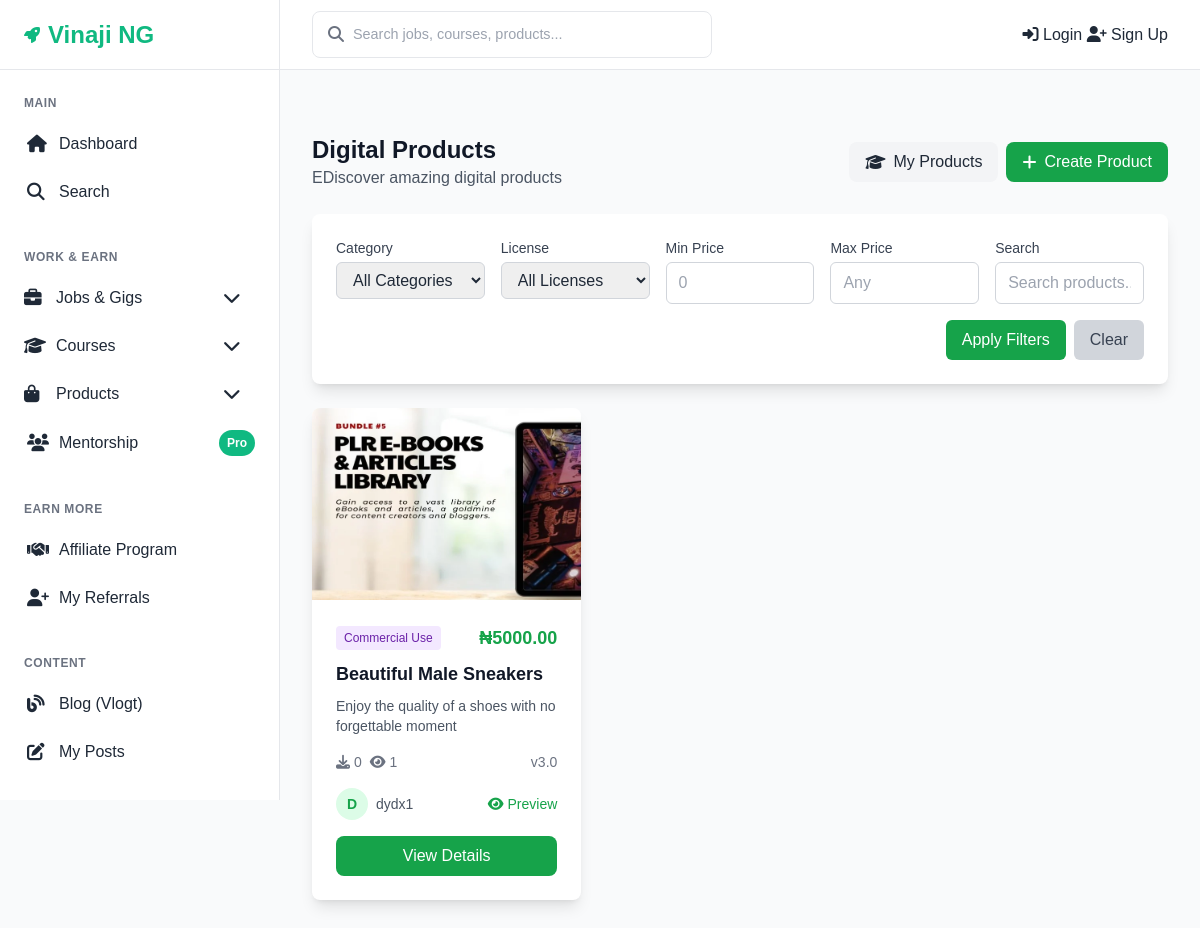
Screenshot of /products/ with the database file from the repository.
### products/models.py (models this page shows, shortened)
class Product(models.Model):
    LICENSE_TYPES = [
        ('personal', 'Personal Use'),
        ('commercial', 'Commercial Use'),
        ('enterprise', 'Enterprise'),
    ]
    STATUS_CHOICES = [
        ('draft', 'Draft'),
        ('pending', 'Pending Approval'),
        ('approved', 'Approved'),
        ('rejected', 'Rejected'),
    ]
    title = models.CharField(max_length=200)
    description = models.TextField()
    seller = models.ForeignKey(settings.AUTH_USER_MODEL, on_delete=models.CASCADE, related_name='products')
    license_type = models.CharField(max_length=20, choices=LICENSE_TYPES, default='personal')
    version = models.CharField(max_length=20, default='1.0')
    price = models.DecimalField(max_digits=10, decimal_places=2)
    category = models.ForeignKey(
        Category,
        on_delete=models.CASCADE,
        related_name='products',
        limit_choices_to={'category_type': 'product'}
    )
    thumbnail = models.ImageField(upload_to='product_thumbnails/', blank=True, null=True)
    gallery_images = models.ManyToManyField('ProductImage', blank=True)
    product_file = models.FileField(
        upload_to='product_files/',
        validators=[FileExtensionValidator(allowed_extensions=['zip', 'pdf', 'doc', 'docx'])]
    )
    sample_file = models.FileField(
        upload_to='sample_files/',
        blank=True,
        null=True,
        validators=[FileExtensionValidator(allowed_extensions=['pdf', 'jpg', 'png'])]
    )
    features = models.TextField(blank=True, help_text="List of features (one per line)")
    tags = models.CharField(max_length=500, blank=True, help_text="Comma-separated tags")
    status = models.CharField(max_length=20, choices=STATUS_CHOICES, default='draft')
    rejection_reason = models.TextField(blank=True)
    views_count = models.PositiveIntegerField(default=0)
    download_count = models.PositiveIntegerField(default=0)
    created_at = models.DateTimeField(auto_now_add=True)
    updated_at = models.DateTimeField(auto_now=True)
    class Meta:
        ordering = ['-created_at']

### accounts/models.py (models this page shows, shortened)
class User(AbstractUser):
    SUBSCRIPTION_CHOICES = [
        ('starter', 'Starter'),
        ('pro', 'Pro'),
        ('mentorship', 'Mentorship'),
    ]
    subscription_level = models.CharField(
        max_length=20,
        choices=SUBSCRIPTION_CHOICES,
        default='starter'
    )
    referral_code = models.CharField(max_length=20, unique=True, blank=True)
    is_verified = models.BooleanField(default=False)
    date_updated = models.DateTimeField(auto_now=True)
    groups = models.ManyToManyField(
        Group,
        related_name="custom_user_groups",  # use "+" if you don’t need reverse access
        blank=True
    )
    user_permissions = models.ManyToManyField(
        Permission,
        related_name="custom_user_permissions",  # use "+" if you don’t need reverse access
        blank=True
    )

### products/views.py (the view)
# urls.py: path('', views.ProductListView.as_view(), name='products_list'),
class ProductListView(ListView):
    model = Product
    template_name = 'products/list.html'
    context_object_name = 'products'
    paginate_by = 20
    def get_queryset(self):
        queryset = Product.objects.filter(status='approved').select_related('seller', 'category')
        category = self.request.GET.get('category')
        license_type = self.request.GET.get('license_type')
        min_price = self.request.GET.get('min_price')
        max_price = self.request.GET.get('max_price')
        search = self.request.GET.get('search')
        if category:
            queryset = queryset.filter(category__name=category)
        if license_type:
            queryset = queryset.filter(license_type=license_type)
        if min_price:
            queryset = queryset.filter(price__gte=min_price)
        if max_price:
            queryset = queryset.filter(price__lte=max_price)
        if search:
            queryset = queryset.filter(
                Q(title__icontains=search) |
                Q(description__icontains=search)
            )
        return queryset
    def get_context_data(self, **kwargs):
        context = super().get_context_data(**kwargs)
        context['categories'] = Category.objects.filter(category_type="job", is_active=True)
        return context

### site_core/context_processors.py (called while the page is built)
def site_settings(request):
    return {
        'site_settings': SiteSetting.get_solo()
    }

### site_core/models.py (called while the page is built)
    @classmethod
    def get_solo(cls):
        obj, created = cls.objects.get_or_create(pk=1)
        return obj

### templates/products/list.html (shortened to what this page needs)
{% extends 'base.html' %}
{% block content %}
<div class="space-y-6">
    <div class="flex flex-col md:flex-row md:justify-between md:items-center gap-3">
        <div>
            <h1 class="text-2xl font-bold text-gray-900">Digital Products</h1>
            <p class="text-gray-600">EDiscover amazing digital products</p>
        </div>
        <div class="flex flex-wrap items-center gap-2">
            <a href="{% url 'product_manage' %}" class="bg-gray-100 text-gray-800 px-4 py-2 rounded-lg hover:bg-gray-200 transition-colors flex items-center">
                <i class="fas fa-graduation-cap mr-2"></i>My Products
            </a>
            <a href="{% url 'product_create' %}" class="bg-green-600 text-white px-4 py-2 rounded-lg hover:bg-green-700 transition-colors flex items-center">
                <i class="fas fa-plus mr-2"></i>Create Product
            </a>
        </div>
    </div>
    <div class="bg-white rounded-lg shadow-lg p-6">
        <form method="get" class="grid grid-cols-1 md:grid-cols-5 gap-4">
            <div>
                <label class="block text-sm font-medium text-gray-700 mb-1">Category</label>
                <select name="category" class="w-full border border-gray-300 rounded-md px-3 py-2 focus:outline-none focus:ring-2 focus:ring-green-500">
                    <option value="">All Categories</option>
                </select>
            </div>
            <div>
                <label class="block text-sm font-medium text-gray-700 mb-1">License</label>
                <select name="license_type" class="w-full border border-gray-300 rounded-md px-3 py-2 focus:outline-none focus:ring-2 focus:ring-green-500">
                    <option value="">All Licenses</option>
                </select>
            </div>
            <div>
                <label class="block text-sm font-medium text-gray-700 mb-1">Min Price</label>
                <input type="number" name="min_price" value="{{ request.GET.min_price }}"
                       placeholder="0" class="w-full border border-gray-300 rounded-md px-3 py-2 focus:outline-none focus:ring-2 focus:ring-green-500">
            </div>
            <div>
                <label class="block text-sm font-medium text-gray-700 mb-1">Max Price</label>
                <input type="number" name="max_price" value="{{ request.GET.max_price }}"
                       placeholder="Any" class="w-full border border-gray-300 rounded-md px-3 py-2 focus:outline-none focus:ring-2 focus:ring-green-500">
            </div>
            <div>
                <label class="block text-sm font-medium text-gray-700 mb-1">Search</label>
                <input type="text" name="search" value="{{ request.GET.search }}"
                       placeholder="Search products..." class="w-full border border-gray-300 rounded-md px-3 py-2 focus:outline-none focus:ring-2 focus:ring-green-500">
            </div>
            <div class="md:col-span-5 flex justify-end space-x-2">
                <button type="submit" class="bg-green-600 text-white px-4 py-2 rounded-md hover:bg-green-700 transition-colors">
                    Apply Filters
                </button>
                <a href="{% url 'products_list' %}" class="bg-gray-300 text-gray-700 px-4 py-2 rounded-md hover:bg-gray-400 transition-colors">
                    Clear
                </a>
            </div>
        </form>
    </div>
    <div class="grid grid-cols-1 md:grid-cols-2 lg:grid-cols-3 gap-6">
        {% for product in products %}
        <div class="bg-white rounded-lg shadow-lg overflow-hidden hover:shadow-xl transition-shadow">
            {% if product.thumbnail %}
            <img src="{{ product.thumbnail.url }}" alt="{{ product.title }}" class="w-full h-48 object-cover">
            {% else %}
            <div class="w-full h-48 bg-gradient-to-r from-purple-400 to-purple-600 flex items-center justify-center">
                <i class="fas fa-shopping-bag text-white text-4xl"></i>
            </div>
            {% endif %}
            <div class="p-6">
                <div class="flex items-center justify-between mb-2">
                    <span class="bg-purple-100 text-purple-800 px-2 py-1 rounded text-xs font-medium">
                        {{ product.get_license_type_display }}
                    </span>
                    <span class="text-green-600 font-bold text-lg">₦{{ product.price }}</span>
                </div>
                <h3 class="text-lg font-semibold text-gray-900 mb-2">
                    <a href="{% url 'product_detail' product.pk %}" class="hover:text-green-600">{{ product.title }}</a>
                </h3>
                <p class="text-gray-600 text-sm mb-4 line-clamp-2">{{ product.description|truncatewords:20 }}</p>
                <div class="flex items-center justify-between text-sm text-gray-500 mb-4">
                    <div class="flex items-center space-x-2">
                        <span>
                            <i class="fas fa-download mr-1"></i>{{ product.download_count }}
                        </span>
                        <span>
                            <i class="fas fa-eye mr-1"></i>{{ product.views_count }}
                        </span>
                    </div>
                    <span>v{{ product.version }}</span>
                </div>
                <div class="flex items-center justify-between">
                    <div class="flex items-center space-x-2">
                        <div class="w-8 h-8 bg-green-100 rounded-full flex items-center justify-center">
                            <span class="text-green-600 text-sm font-semibold">{{ product.seller.username|first|upper }}</span>
                        </div>
                        <span class="text-sm text-gray-600">{{ product.seller.username }}</span>
                    </div>
                    {% if product.sample_file %}
                    <a href="{{ product.sample_file.url }}" class="text-green-600 hover:text-green-700 text-sm">
                        <i class="fas fa-eye mr-1"></i>Preview
                    </a>
                    {% endif %}
                </div>
                <a href="{% url 'product_detail' product.pk %}" class="w-full bg-green-600 text-white py-2 rounded-lg hover:bg-green-700 transition-colors block text-center mt-4">
                    View Details
                </a>
            </div>
        </div>
        {% endfor %}
    </div>
</div>
{% endblock %}

### templates/base.html (style rules this page uses)
:root { --primary-color: #10b981; --primary-dark: #059669; --primary-light: #34d399; --secondary-color: #1f2937; --accent-color: #f59e0b; --text-dark: #1f2937; --text-light: #6b7280; --bg-light: #f9fafb; --bg-white: #ffffff; --border-color: #e5e7eb; --success-color: #10b981; --warning-color: #f59e0b; --error-color: #ef4444; --shadow: 0 1px 3px 0 rgba(0, 0, 0, 0.1), 0 1px 2px 0 rgba(0, 0, 0, 0.06); --shadow-lg: 0 10px 15px -3px rgba(0, 0, 0, 0.1), 0 4px 6px -2px rgba(0, 0, 0, 0.05); --sidebar-width: 280px; --header-height: 70px; }
* { margin: 0; padding: 0; box-sizing: border-box; }
body { font-family: 'Inter', sans-serif; line-height: 1.6; color: var(--text-dark); background-color: var(--bg-light); display: flex; min-height: 100vh; }
.text-center { text-align: center; }
.flex { display: flex; }
.items-center { align-items: center; }
.justify-between { justify-content: space-between; }
.w-full { width: 100%; }
.mt-4 { margin-top: 1rem; }
.mb-4 { margin-bottom: 1rem; }

### rows the page displays
Product: thumbnail (picture), license_type "Commercial Use", price "5000.00", title "Beautiful Male Sneakers", description "Enjoy the quality of a shoes with no forgettable moment", download_count "0", views_count "1", version "3.0", seller.username|first "D", seller.username "dydx1"
